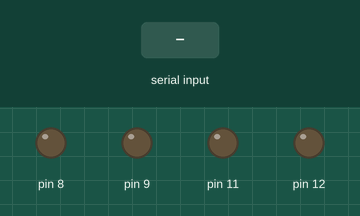
Recording of a sketch running on a simulated Arduino Uno, built with avr-gcc and run on an emulated ATmega328P. Shown: output pins drawn as LEDs (lit = HIGH). The inputs (shaded band) are chosen by the test bench.

Above: at 1.2 s.
1.3 s: "F" received over Serial
At 2.1 s:
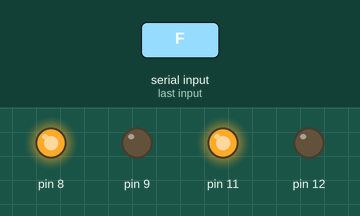
2.8 s: "B" received over Serial
At 3.2 s:
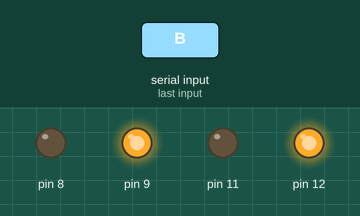
4.3 s: "L" received over Serial
At 5.5 s:
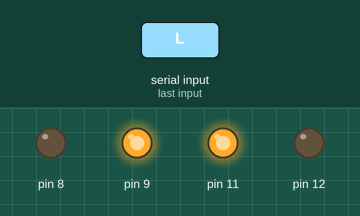
5.8 s: "R" received over Serial
At 6.7 s:
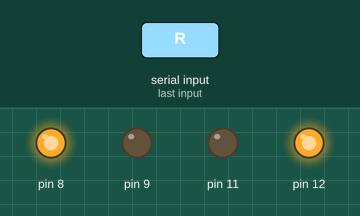
7.3 s: "1" received over Serial
At 7.9 s:
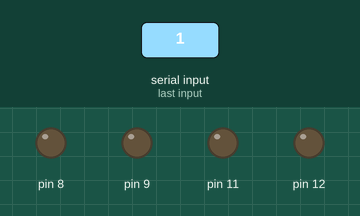
Timing chart, 0 to 9.8 s (numbered marks = the images above; inputs shaded):
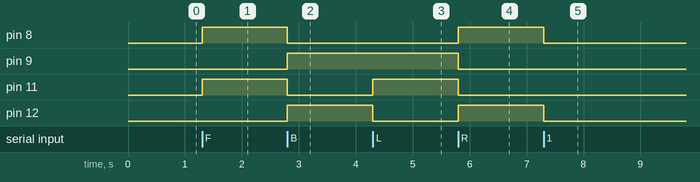

Measured:
- after the input at 1.3 s, pin 8, pin 11: LOW → HIGH at once
- after the input at 2.8 s, pin 8, pin 11: HIGH → LOW at once; pin 9, pin 12: LOW → HIGH at once
- after the input at 4.3 s, pin 11: LOW → HIGH at once; pin 12: HIGH → LOW at once
- after the input at 5.8 s, pin 8, pin 12: LOW → HIGH at once; pin 9, pin 11: HIGH → LOW at once
- after the input at 7.3 s, pin 8, pin 12: HIGH → LOW at once

The sketch:

CAR_TWO_WHEEL.ino
```cpp
void setup()

{

  pinMode(8,OUTPUT);
pinMode(9,OUTPUT);
pinMode(11,OUTPUT);
pinMode(12,OUTPUT);
Serial.begin(9600);

}

char dame;

void loop()

{
  if(Serial.available()>0)
    {
      dame=Serial.read();
      switch(dame)
      {
        case'F':forward();break;
        case'B':backward();break;
        case'L':leftward();break;
        case'R':rightward();break;
        default:
        digitalWrite(8,LOW);
      digitalWrite(9,LOW);
      digitalWrite(11,LOW);
      digitalWrite(12,LOW);
      }
    }

}
void forward()
{
  digitalWrite(8,HIGH);
  digitalWrite(9,LOW);
  digitalWrite(11,HIGH);
  digitalWrite(12,LOW);

}
void backward()
{
  digitalWrite(8,LOW);
  digitalWrite(9,HIGH);
  digitalWrite(11,LOW);
  digitalWrite(12,HIGH);
}
void rightward()
{
  digitalWrite(8,HIGH);
  digitalWrite(9,LOW);
  digitalWrite(11,LOW);
  digitalWrite(12,HIGH);
}
void leftward()
{
  digitalWrite(8,LOW);
  digitalWrite(9,HIGH);
  digitalWrite(11,HIGH);
  digitalWrite(12,LOW);
}
```
